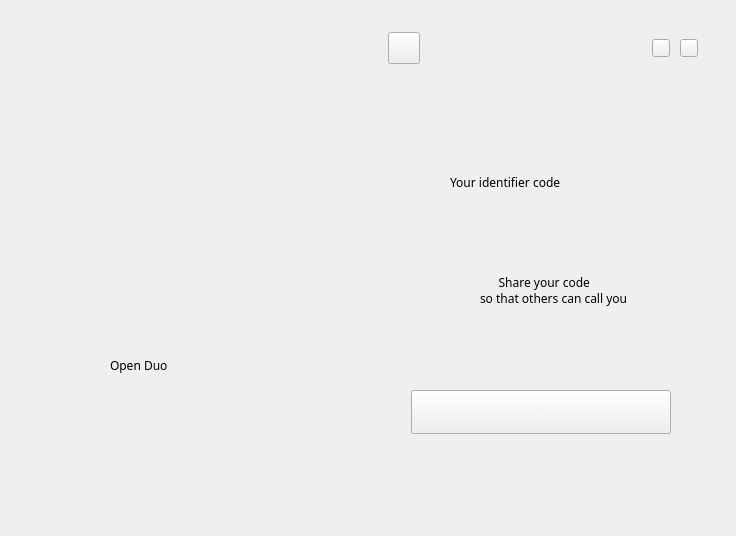
<?xml version="1.0" encoding="UTF-8"?>
<ui version="4.0">
 <class>MainWindow</class>
 <widget class="QMainWindow" name="MainWindow">
  <property name="geometry">
   <rect>
    <x>0</x>
    <y>0</y>
    <width>736</width>
    <height>536</height>
   </rect>
  </property>
  <property name="minimumSize">
   <size>
    <width>0</width>
    <height>0</height>
   </size>
  </property>
  <property name="maximumSize">
   <size>
    <width>736</width>
    <height>536</height>
   </size>
  </property>
  <property name="baseSize">
   <size>
    <width>0</width>
    <height>0</height>
   </size>
  </property>
  <property name="font">
   <font>
    <family>微软雅黑 Light</family>
   </font>
  </property>
  <property name="windowTitle">
   <string>MainWindow</string>
  </property>
  <property name="styleSheet">
   <string notr="true">QWidget#centralWidget{
	background-image: url(:/uiresource/pic-win01.png);
}</string>
  </property>
  <widget class="QWidget" name="centralWidget">
   <property name="styleSheet">
    <string notr="true">QWidget#centralWidget{
background-image: url(:/uiresource/pic-win01.png);
}</string>
   </property>
   <widget class="QPushButton" name="btnmin">
    <property name="geometry">
     <rect>
      <x>652</x>
      <y>39</y>
      <width>18</width>
      <height>18</height>
     </rect>
    </property>
    <property name="styleSheet">
     <string notr="true">QPushButton#btnmin {
	border-image: url(:/uiresource/min-normal.png);
}

QPushButton#btnmin:hover {
	border-image: url(:/uiresource/min-hover.png);
}

QPushButton#btnmin:pressed {
	border-image: url(:/uiresource/min-pushed.png);
}</string>
    </property>
    <property name="text">
     <string/>
    </property>
   </widget>
   <widget class="QPushButton" name="btnclose">
    <property name="enabled">
     <bool>true</bool>
    </property>
    <property name="geometry">
     <rect>
      <x>680</x>
      <y>39</y>
      <width>18</width>
      <height>18</height>
     </rect>
    </property>
    <property name="autoFillBackground">
     <bool>false</bool>
    </property>
    <property name="styleSheet">
     <string notr="true">QPushButton#btnclose {
border-image: url(:/uiresource/close-normal.png);
}
QPushButton#btnclose:hover {
border-image: url(:/uiresource/close-hover.png);
}
QPushButton#btnclose:pressed {
border-image: url(:/uiresource/close-pushed.png);
}
</string>
    </property>
    <property name="text">
     <string/>
    </property>
   </widget>
   <widget class="QPushButton" name="btnset">
    <property name="geometry">
     <rect>
      <x>388</x>
      <y>32</y>
      <width>32</width>
      <height>32</height>
     </rect>
    </property>
    <property name="styleSheet">
     <string notr="true">QPushButton#btnset{
border-image: url(:/uiresource/icon-setting.png);
background-image: url(:/uiresource/icon-setting.png);
}
QPushButton#btnset:hover{
	background-image: url(:/uiresource/icon-setting hover.png);
	border-image: url(:/uiresource/icon-setting hover.png);
}
QPushButton#btnset:pressed{
border-image: url(:/uiresource/icon-setting.png);
background-image: url(:/uiresource/icon-setting.png);
}
</string>
    </property>
    <property name="text">
     <string/>
    </property>
   </widget>
   <widget class="QPushButton" name="btnjoin">
    <property name="geometry">
     <rect>
      <x>411</x>
      <y>390</y>
      <width>260</width>
      <height>44</height>
     </rect>
    </property>
    <property name="font">
     <font>
      <family>微软雅黑</family>
      <pointsize>-1</pointsize>
      <weight>9</weight>
      <italic>false</italic>
      <bold>false</bold>
     </font>
    </property>
    <property name="styleSheet">
     <string notr="true">QPushButton#btnjoin{
border-image: url(:/uiresource/button-default.png);
background-image: url(:/uiresource/button-default.png);
color: rgb(255, 255, 255);
font: bold 75 17px &quot;微软雅黑&quot;;
}

QPushButton#btnjoin:hover{
border-image: url(:/uiresource/button-hover.png);
background-image: url(:/uiresource/button-hover.png);
color: rgb(150, 150, 150);
font: bold 75 17px &quot;微软雅黑&quot;;
}

QPushButton#btnjoin:pressed{
border-image: url(:/uiresource/button-default.png);
background-image: url(:/uiresource/button-default.png);
color: rgb(255, 255, 255);
font: bold 75 17px &quot;微软雅黑&quot;;
}</string>
    </property>
    <property name="text">
     <string>Start calling your friend</string>
    </property>
   </widget>
   <widget class="QLabel" name="labelName">
    <property name="geometry">
     <rect>
      <x>110</x>
      <y>340</y>
      <width>178</width>
      <height>51</height>
     </rect>
    </property>
    <property name="styleSheet">
     <string notr="true">QLabel#labelName{
color: rgb(255, 255, 255);
background-color: rgb(0e, cf, ff);
font: bold 75 32px &quot;微软雅黑&quot;;
};</string>
    </property>
    <property name="text">
     <string>Open Duo</string>
    </property>
   </widget>
   <widget class="QLabel" name="labelIdentifier">
    <property name="geometry">
     <rect>
      <x>450</x>
      <y>170</y>
      <width>220</width>
      <height>24</height>
     </rect>
    </property>
    <property name="styleSheet">
     <string notr="true">QLabel#labelIdentifier{
color: rgb(148, 148, 148);
background-color: rgb(0e, cf, ff);
font: bold 75 21px &quot;微软雅黑&quot;;
};</string>
    </property>
    <property name="text">
     <string>Your identifier code</string>
    </property>
   </widget>
   <widget class="QLabel" name="labelId">
    <property name="geometry">
     <rect>
      <x>490</x>
      <y>210</y>
      <width>121</width>
      <height>50</height>
     </rect>
    </property>
    <property name="styleSheet">
     <string notr="true">QLabel#labelId{
color: rgb(148, 148, 148);
background-color: rgb(0e, cf, ff);
font: bold 75 48px &quot;微软雅黑&quot;;
};</string>
    </property>
    <property name="text">
     <string/>
    </property>
   </widget>
   <widget class="QLabel" name="labelInfo">
    <property name="geometry">
     <rect>
      <x>480</x>
      <y>270</y>
      <width>161</width>
      <height>41</height>
     </rect>
    </property>
    <property name="styleSheet">
     <string notr="true">QLabel#labelInfo{
color: rgb(148, 148, 148);
background-color: rgb(0e, cf, ff);
font: bold 75 12px &quot;微软雅黑&quot;;
};</string>
    </property>
    <property name="text">
     <string>      Share your code
so that others can call you</string>
    </property>
   </widget>
   <widget class="QLabel" name="errorLabel">
    <property name="geometry">
     <rect>
      <x>430</x>
      <y>450</y>
      <width>231</width>
      <height>20</height>
     </rect>
    </property>
    <property name="styleSheet">
     <string notr="true">QLabel#errorLabel{
color: #FF0000;
background-color: rgb(0e, cf, ff);
font: bold 75 14px &quot;微软雅黑&quot;;
};</string>
    </property>
    <property name="text">
     <string/>
    </property>
    <property name="alignment">
     <set>Qt::AlignCenter</set>
    </property>
   </widget>
  </widget>
 </widget>
 <layoutdefault spacing="6" margin="11"/>
 <resources/>
 <connections/>
</ui>
